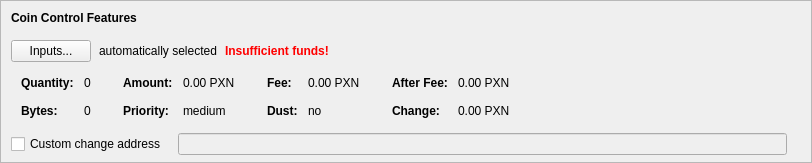
    <widget class="QFrame" name="frameCoinControl">
     <property name="sizePolicy">
      <sizepolicy hsizetype="Expanding" vsizetype="Expanding">
       <horstretch>0</horstretch>
       <verstretch>0</verstretch>
      </sizepolicy>
     </property>
     <property name="maximumSize">
      <size>
       <width>16777215</width>
       <height>16777215</height>
      </size>
     </property>
     <property name="frameShape">
      <enum>QFrame::StyledPanel</enum>
     </property>
     <property name="frameShadow">
      <enum>QFrame::Sunken</enum>
     </property>
     <layout class="QVBoxLayout" name="verticalLayoutCoinControl2">
      <property name="spacing">
       <number>0</number>
      </property>
      <property name="leftMargin">
       <number>0</number>
      </property>
      <property name="topMargin">
       <number>0</number>
      </property>
      <property name="rightMargin">
       <number>0</number>
      </property>
      <property name="bottomMargin">
       <number>6</number>
      </property>
      <item>
       <layout class="QVBoxLayout" name="verticalLayoutCoinControl" stretch="0,0,0,0,1">
        <property name="spacing">
         <number>0</number>
        </property>
        <property name="leftMargin">
         <number>10</number>
        </property>
        <property name="topMargin">
         <number>10</number>
        </property>
        <item>
         <layout class="QHBoxLayout" name="horizontalLayoutCoinControl1">
          <property name="bottomMargin">
           <number>15</number>
          </property>
          <item>
           <widget class="QLabel" name="labelCoinControlFeatures">
            <property name="sizePolicy">
             <sizepolicy hsizetype="Preferred" vsizetype="Maximum">
              <horstretch>0</horstretch>
              <verstretch>0</verstretch>
             </sizepolicy>
            </property>
            <property name="font">
             <font>
              <weight>75</weight>
              <bold>true</bold>
             </font>
            </property>
            <property name="styleSheet">
             <string notr="true">font-weight:bold;</string>
            </property>
            <property name="text">
             <string>Coin Control Features</string>
            </property>
           </widget>
          </item>
         </layout>
        </item>
        <item>
         <layout class="QHBoxLayout" name="horizontalLayoutCoinControl2" stretch="0,0,0,0">
          <property name="spacing">
           <number>8</number>
          </property>
          <property name="bottomMargin">
           <number>10</number>
          </property>
          <item>
           <widget class="QPushButton" name="pushButtonCoinControl">
            <property name="styleSheet">
             <string notr="true"/>
            </property>
            <property name="text">
             <string>Inputs...</string>
            </property>
            <property name="autoDefault">
             <bool>false</bool>
            </property>
           </widget>
          </item>
          <item>
           <widget class="QLabel" name="labelCoinControlAutomaticallySelected">
            <property name="text">
             <string>automatically selected</string>
            </property>
            <property name="margin">
             <number>5</number>
            </property>
           </widget>
          </item>
          <item>
           <widget class="QLabel" name="labelCoinControlInsuffFunds">
            <property name="font">
             <font>
              <weight>75</weight>
              <bold>true</bold>
             </font>
            </property>
            <property name="styleSheet">
             <string notr="true">color:red;font-weight:bold;</string>
            </property>
            <property name="text">
             <string>Insufficient funds!</string>
            </property>
            <property name="margin">
             <number>5</number>
            </property>
           </widget>
          </item>
          <item>
           <spacer name="horizontalSpacerCoinControl">
            <property name="orientation">
             <enum>Qt::Horizontal</enum>
            </property>
            <property name="sizeHint" stdset="0">
             <size>
              <width>40</width>
              <height>1</height>
             </size>
            </property>
           </spacer>
          </item>
         </layout>
        </item>
        <item>
         <widget class="QWidget" name="widgetCoinControl" native="true">
          <property name="sizePolicy">
           <sizepolicy hsizetype="Preferred" vsizetype="Preferred">
            <horstretch>0</horstretch>
            <verstretch>0</verstretch>
           </sizepolicy>
          </property>
          <property name="minimumSize">
           <size>
            <width>0</width>
            <height>0</height>
           </size>
          </property>
          <property name="styleSheet">
           <string notr="true"/>
          </property>
          <layout class="QHBoxLayout" name="horizontalLayoutCoinControl5">
           <property name="leftMargin">
            <number>0</number>
           </property>
           <property name="topMargin">
            <number>0</number>
           </property>
           <property name="rightMargin">
            <number>0</number>
           </property>
           <property name="bottomMargin">
            <number>0</number>
           </property>
           <item>
            <layout class="QHBoxLayout" name="horizontalLayoutCoinControl3" stretch="0,0,0,1">
             <property name="spacing">
              <number>20</number>
             </property>
             <property name="topMargin">
              <number>0</number>
             </property>
             <property name="bottomMargin">
              <number>10</number>
             </property>
             <item>
              <layout class="QFormLayout" name="formLayoutCoinControl1">
               <property name="horizontalSpacing">
                <number>10</number>
               </property>
               <property name="verticalSpacing">
                <number>14</number>
               </property>
               <property name="leftMargin">
                <number>10</number>
               </property>
               <property name="topMargin">
                <number>4</number>
               </property>
               <property name="rightMargin">
                <number>6</number>
               </property>
               <item row="0" column="0">
                <widget class="QLabel" name="labelCoinControlQuantityText">
                 <property name="font">
                  <font>
                   <weight>75</weight>
                   <bold>true</bold>
                  </font>
                 </property>
                 <property name="text">
                  <string>Quantity:</string>
                 </property>
                 <property name="margin">
                  <number>0</number>
                 </property>
                </widget>
               </item>
               <item row="0" column="1">
                <widget class="QLabel" name="labelCoinControlQuantity">
                 <property name="cursor">
                  <cursorShape>IBeamCursor</cursorShape>
                 </property>
                 <property name="contextMenuPolicy">
                  <enum>Qt::ActionsContextMenu</enum>
                 </property>
                 <property name="text">
                  <string notr="true">0</string>
                 </property>
                 <property name="margin">
                  <number>0</number>
                 </property>
                 <property name="textInteractionFlags">
                  <set>Qt::LinksAccessibleByMouse|Qt::TextSelectableByKeyboard|Qt::TextSelectableByMouse</set>
                 </property>
                </widget>
               </item>
               <item row="1" column="0">
                <widget class="QLabel" name="labelCoinControlBytesText">
                 <property name="font">
                  <font>
                   <weight>75</weight>
                   <bold>true</bold>
                  </font>
                 </property>
                 <property name="text">
                  <string>Bytes:</string>
                 </property>
                </widget>
               </item>
               <item row="1" column="1">
                <widget class="QLabel" name="labelCoinControlBytes">
                 <property name="cursor">
                  <cursorShape>IBeamCursor</cursorShape>
                 </property>
                 <property name="contextMenuPolicy">
                  <enum>Qt::ActionsContextMenu</enum>
                 </property>
                 <property name="text">
                  <string notr="true">0</string>
                 </property>
                 <property name="textInteractionFlags">
                  <set>Qt::LinksAccessibleByMouse|Qt::TextSelectableByKeyboard|Qt::TextSelectableByMouse</set>
                 </property>
                </widget>
               </item>
              </layout>
             </item>
             <item>
              <layout class="QFormLayout" name="formLayoutCoinControl2">
               <property name="horizontalSpacing">
                <number>10</number>
               </property>
               <property name="verticalSpacing">
                <number>14</number>
               </property>
               <property name="leftMargin">
                <number>6</number>
               </property>
               <property name="topMargin">
                <number>4</number>
               </property>
               <property name="rightMargin">
                <number>6</number>
               </property>
               <item row="0" column="0">
                <widget class="QLabel" name="labelCoinControlAmountText">
                 <property name="font">
                  <font>
                   <weight>75</weight>
                   <bold>true</bold>
                  </font>
                 </property>
                 <property name="text">
                  <string>Amount:</string>
                 </property>
                 <property name="margin">
                  <number>0</number>
                 </property>
                </widget>
               </item>
               <item row="0" column="1">
                <widget class="QLabel" name="labelCoinControlAmount">
                 <property name="cursor">
                  <cursorShape>IBeamCursor</cursorShape>
                 </property>
                 <property name="contextMenuPolicy">
                  <enum>Qt::ActionsContextMenu</enum>
                 </property>
                 <property name="text">
                  <string notr="true">0.00 PXN</string>
                 </property>
                 <property name="textInteractionFlags">
                  <set>Qt::LinksAccessibleByMouse|Qt::TextSelectableByKeyboard|Qt::TextSelectableByMouse</set>
                 </property>
                </widget>
               </item>
               <item row="1" column="0">
                <widget class="QLabel" name="labelCoinControlPriorityText">
                 <property name="font">
                  <font>
                   <weight>75</weight>
                   <bold>true</bold>
                  </font>
                 </property>
                 <property name="text">
                  <string>Priority:</string>
                 </property>
                </widget>
               </item>
               <item row="1" column="1">
                <widget class="QLabel" name="labelCoinControlPriority">
                 <property name="cursor">
                  <cursorShape>IBeamCursor</cursorShape>
                 </property>
                 <property name="contextMenuPolicy">
                  <enum>Qt::ActionsContextMenu</enum>
                 </property>
                 <property name="text">
                  <string>medium</string>
                 </property>
                 <property name="textInteractionFlags">
                  <set>Qt::LinksAccessibleByMouse|Qt::TextSelectableByKeyboard|Qt::TextSelectableByMouse</set>
                 </property>
                </widget>
               </item>
              </layout>
             </item>
             <item>
              <layout class="QFormLayout" name="formLayoutCoinControl3">
               <property name="horizontalSpacing">
                <number>10</number>
               </property>
               <property name="verticalSpacing">
                <number>14</number>
               </property>
               <property name="leftMargin">
                <number>6</number>
               </property>
               <property name="topMargin">
                <number>4</number>
               </property>
               <property name="rightMargin">
                <number>6</number>
               </property>
               <item row="0" column="0">
                <widget class="QLabel" name="labelCoinControlFeeText">
                 <property name="font">
                  <font>
                   <weight>75</weight>
                   <bold>true</bold>
                  </font>
                 </property>
                 <property name="text">
                  <string>Fee:</string>
                 </property>
                 <property name="margin">
                  <number>0</number>
                 </property>
                </widget>
               </item>
               <item row="0" column="1">
                <widget class="QLabel" name="labelCoinControlFee">
                 <property name="cursor">
                  <cursorShape>IBeamCursor</cursorShape>
                 </property>
                 <property name="contextMenuPolicy">
                  <enum>Qt::ActionsContextMenu</enum>
                 </property>
                 <property name="text">
                  <string notr="true">0.00 PXN</string>
                 </property>
                 <property name="textInteractionFlags">
                  <set>Qt::LinksAccessibleByMouse|Qt::TextSelectableByKeyboard|Qt::TextSelectableByMouse</set>
                 </property>
                </widget>
               </item>
               <item row="1" column="0">
                <widget class="QLabel" name="labelCoinControlLowOutputText">
                 <property name="font">
                  <font>
                   <weight>75</weight>
                   <bold>true</bold>
                  </font>
                 </property>
                 <property name="text">
                  <string>Dust:</string>
                 </property>
                </widget>
               </item>
               <item row="1" column="1">
                <widget class="QLabel" name="labelCoinControlLowOutput">
                 <property name="cursor">
                  <cursorShape>IBeamCursor</cursorShape>
                 </property>
                 <property name="contextMenuPolicy">
                  <enum>Qt::ActionsContextMenu</enum>
                 </property>
                 <property name="text">
                  <string>no</string>
                 </property>
                 <property name="textInteractionFlags">
                  <set>Qt::LinksAccessibleByMouse|Qt::TextSelectableByKeyboard|Qt::TextSelectableByMouse</set>
                 </property>
                </widget>
               </item>
              </layout>
             </item>
             <item>
              <layout class="QFormLayout" name="formLayoutCoinControl4">
               <property name="horizontalSpacing">
                <number>10</number>
               </property>
               <property name="verticalSpacing">
                <number>14</number>
               </property>
               <property name="leftMargin">
                <number>6</number>
               </property>
               <property name="topMargin">
                <number>4</number>
               </property>
               <property name="rightMargin">
                <number>6</number>
               </property>
               <item row="0" column="0">
                <widget class="QLabel" name="labelCoinControlAfterFeeText">
                 <property name="font">
                  <font>
                   <weight>75</weight>
                   <bold>true</bold>
                  </font>
                 </property>
                 <property name="text">
                  <string>After Fee:</string>
                 </property>
                 <property name="margin">
                  <number>0</number>
                 </property>
                </widget>
               </item>
               <item row="0" column="1">
                <widget class="QLabel" name="labelCoinControlAfterFee">
                 <property name="cursor">
                  <cursorShape>IBeamCursor</cursorShape>
                 </property>
                 <property name="contextMenuPolicy">
                  <enum>Qt::ActionsContextMenu</enum>
                 </property>
                 <property name="text">
                  <string notr="true">0.00 PXN</string>
                 </property>
                 <property name="textInteractionFlags">
                  <set>Qt::LinksAccessibleByMouse|Qt::TextSelectableByKeyboard|Qt::TextSelectableByMouse</set>
                 </property>
                </widget>
               </item>
               <item row="1" column="0">
                <widget class="QLabel" name="labelCoinControlChangeText">
                 <property name="font">
                  <font>
                   <weight>75</weight>
                   <bold>true</bold>
                  </font>
                 </property>
                 <property name="text">
                  <string>Change:</string>
                 </property>
                </widget>
               </item>
               <item row="1" column="1">
                <widget class="QLabel" name="labelCoinControlChange">
                 <property name="cursor">
                  <cursorShape>IBeamCursor</cursorShape>
                 </property>
                 <property name="contextMenuPolicy">
                  <enum>Qt::ActionsContextMenu</enum>
                 </property>
                 <property name="text">
                  <string notr="true">0.00 PXN</string>
                 </property>
                 <property name="textInteractionFlags">
                  <set>Qt::LinksAccessibleByMouse|Qt::TextSelectableByKeyboard|Qt::TextSelectableByMouse</set>
                 </property>
                </widget>
               </item>
              </layout>
             </item>
            </layout>
           </item>
          </layout>
         </widget>
        </item>
        <item>
         <layout class="QHBoxLayout" name="horizontalLayoutCoinControl4" stretch="0,0,0">
          <property name="spacing">
           <number>12</number>
          </property>
          <property name="sizeConstraint">
           <enum>QLayout::SetDefaultConstraint</enum>
          </property>
          <property name="topMargin">
           <number>5</number>
          </property>
          <property name="rightMargin">
           <number>5</number>
          </property>
          <item>
           <widget class="QCheckBox" name="checkBoxCoinControlChange">
            <property name="toolTip">
             <string>If this is activated, but the change address is empty or invalid, change will be sent to a newly generated address.</string>
            </property>
            <property name="text">
             <string>Custom change address</string>
            </property>
           </widget>
          </item>
          <item>
           <widget class="QValidatedLineEdit" name="lineEditCoinControlChange">
            <property name="enabled">
             <bool>false</bool>
            </property>
            <property name="sizePolicy">
             <sizepolicy hsizetype="Expanding" vsizetype="Fixed">
              <horstretch>0</horstretch>
              <verstretch>0</verstretch>
             </sizepolicy>
            </property>
           </widget>
          </item>
          <item>
           <widget class="QLabel" name="labelCoinControlChangeLabel">
            <property name="sizePolicy">
             <sizepolicy hsizetype="Preferred" vsizetype="Expanding">
              <horstretch>0</horstretch>
              <verstretch>0</verstretch>
             </sizepolicy>
            </property>
            <property name="minimumSize">
             <size>
              <width>0</width>
              <height>0</height>
             </size>
            </property>
            <property name="text">
             <string/>
            </property>
            <property name="margin">
             <number>3</number>
            </property>
           </widget>
          </item>
         </layout>
        </item>
        <item>
         <spacer name="verticalSpacerCoinControl">
          <property name="orientation">
           <enum>Qt::Vertical</enum>
          </property>
          <property name="sizeHint" stdset="0">
           <size>
            <width>800</width>
            <height>1</height>
           </size>
          </property>
         </spacer>
        </item>
       </layout>
      </item>
     </layout>
    </widget>
